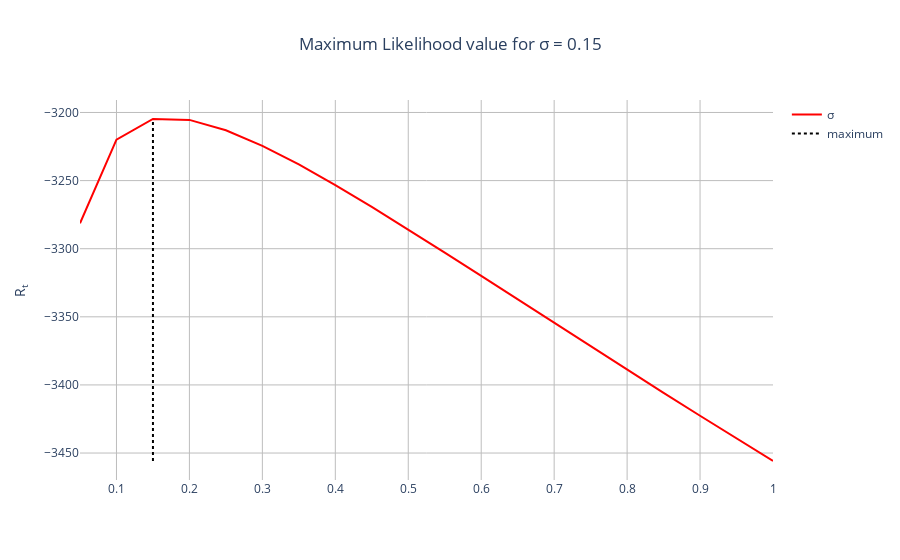

This figure's notebook cell:
### Code cell
# Each index of this array holds the total of the log likelihoods for
# the corresponding index of the sigmas array.
total_log_likelihoods = np.zeros_like(sigmas)

# Loop through each state's results and add the log likelihoods to the running total.
for state_name, result in results.items():
    total_log_likelihoods += result['log_likelihoods']

# Select the index with the largest log likelihood total
max_likelihood_index = total_log_likelihoods.argmax()

# Select the value that has the highest log likelihood
sigma = sigmas[max_likelihood_index]

fig = go.Figure()
fig.add_trace(
    go.Scatter(
        x=sigmas, y=total_log_likelihoods, line_color="red",
        name="\U000003c3"
    )
)
fig.add_trace(
    go.Scatter(
        x=[sigma, sigma], y=[min(total_log_likelihoods), max(total_log_likelihoods)],
        line=dict(color="black", dash="dot"), mode="lines",
        name="maximum"
    )
)
fig.update_layout(
    showlegend=True, plot_bgcolor='rgba(0,0,0,0)', 
    yaxis={"gridcolor": '#bdbdbd', "zerolinecolor": '#969696'},
    xaxis={"gridcolor": '#bdbdbd'},
    title={"text": f"Maximum Likelihood value for \U000003c3 = {sigma:.2f}", "xanchor": "center", "x": 0.5},
    yaxis_title="R<sub>t</sub>", hovermode="x unified"
)

### Figure 1 — Plotly figure (JSON) as saved in the notebook; plotly's stock layout.template omitted (floating-point values rounded to 4 significant figures)
{"data": [{"line": {"color": "red"}, "name": "σ", "type": "scatter", "x": [0.05, 0.1, 0.15, 0.2, 0.25, 0.3, 0.35, 0.4, 0.45, 0.5, 0.55, 0.6, 0.65, 0.7, 0.75, 0.8, 0.85, 0.9, 0.95, 1], "y": [-3281.0, -3220.0, -3205.0, -3205.0, -3213.0, -3224.0, -3238.0, -3253.0, -3269.0, -3286.0, -3303.0, -3320.0, -3337.0, -3354.0, -3372.0, -3389.0, -3406.0, -3423.0, -3439.0, -3456.0]}, {"line": {"color": "black", "dash": "dot"}, "mode": "lines", "name": "maximum", "type": "scatter", "x": [0.15, 0.15], "y": [-3456.0, -3205.0]}], "layout": {"hovermode": "x unified", "plot_bgcolor": "rgba(0,0,0,0)", "showlegend": true, "title": {"text": "Maximum Likelihood value for σ = 0.15", "x": 0.5, "xanchor": "center"}, "xaxis": {"gridcolor": "#bdbdbd"}, "yaxis": {"gridcolor": "#bdbdbd", "title": {"text": "R<sub>t</sub>"}, "zerolinecolor": "#969696"}}}
